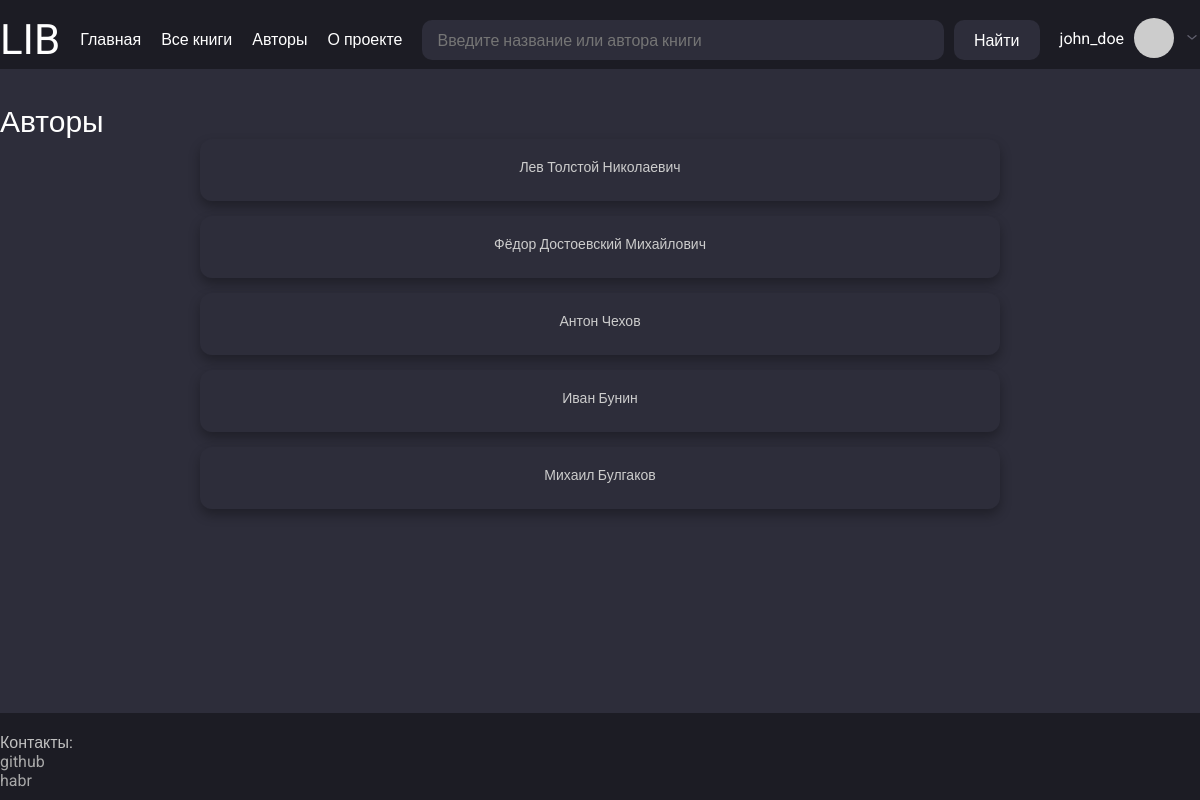
The app's page /authors (signed in) with its own data.
### app/models.py (models this page shows, shortened)
class User(UserMixin, db.Model):
    __tablename__ = "users"
    id = sa.Column(sa.Integer, primary_key=True, autoincrement=True)
    username = sa.Column(sa.String(50), index=True, unique=True, nullable=False)
    email = sa.Column(sa.String(120), index=True, unique=True, nullable=False)
    hashed_password = sa.Column(sa.String(256), nullable=True)
    status = sa.Column(sa.String(25), default="rejected", nullable=True)  # approved, pending
    role = sa.Column(sa.String(15), default="user", nullable=True)  # admin
    reviews = so.relationship("Review", back_populates="user", cascade="all, delete-orphan")
    books = so.relationship("Book", secondary=users_books, back_populates="users")
    def avatar(self, size):
        digest = md5(self.email.lower().encode('utf-8')).hexdigest()
        return f"https://www.gravatar.com/avatar/{digest}?s={size}&d=identicon"

class Author(db.Model):
    __tablename__ = "authors"
    id = sa.Column(sa.Integer, primary_key=True, autoincrement=True)
    name = sa.Column(sa.String(50), nullable=False, index=True)
    surname = sa.Column(sa.String(50), nullable=False, index=True)
    patronymic = sa.Column(sa.String(75), nullable=True)
    books = so.relationship("Book", secondary=authors_books, back_populates="authors")

### app/routes.py (the view)
@app.route("/authors")
def authors_list():
    params = {"title": "Авторы",
              "authors": get_all_authors(),
              "local_css_file": "reviews.css"}
    return render_template("all_authors.html", **params)

### app/models.py (called while the page is built)
@login.user_loader
def load_user(id):
    return db.session.get(User, int(id))

### app/services.py (called while the page is built)
def get_all_authors():
    return db.session.query(Author).all()

### app/templates/all_authors.html (shortened to what this page needs)
{% extends "base.html" %}
{% block content %}
<div class="user-reviews-page">
    <div class="reviews-list">
    {% for author in authors %}
        <div class="review-card">
            <p class="review-book-title"><a href="{{ url_for('author_detail', author_id=author.id) }}">
                {{ author.name }} {{ author.surname }} {% if author.patronymic %} {{ author.patronymic}} {% endif %}
            </a></p>
        </div>
    {% endfor %}
    </div>
    </div>
{% endblock %}

### app/templates/base.html (shortened to what this page needs)
<!DOCTYPE html>
<html lang="ru">
<head>
    <link href="{{ url_for('static', filename='/css/style.css') }}" rel="stylesheet">
    {% if local_css_file %}
        <link href="{{ url_for('static', filename='/css/' ~ local_css_file) }}" rel="stylesheet">
    {% endif %}
</head>
<body>
    <div class="wrapper">
        <header class="header">
            <div class="container header-container">
                <div class="header-logo-container">
                    <p class="header-logo"><a href="{{ url_for('index') }}" class="header-logo-link">LIB</a></p>
                </div>
                <ul class="header-menu">
                    <li><a href="{{ url_for('index') }}" class="header-logo-link">Главная</a></li>
                    <li><a href="{{ url_for('books_list') }}" class="header-logo-link">Все книги</a></li>
                    <li><a href="{{ url_for('authors_list') }}" class="header-logo-link">Авторы</a></li>
                    <li><a href="{{ url_for('about_project') }}" class="header-logo-link">О проекте</a></li>
                </ul>
                <div class="header-search-container">
                        <input type="search" class="header-search" placeholder="Введите название или автора книги" id="ajax-search" name="search" autocomplete="off">
                        <button class="search-button-submit" id="search-button">Найти</button>
                </div>
                <div class="header-user-container">
                    {% if current_user.is_authenticated %}
                        <p class="header-user-nickname">
                            <a href="{{ url_for('user_account', username=current_user.username) }}" class="user-nickname-link">{{ current_user.username }}</a>
                        </p>
                        <img class="header-user-img" src="{{ current_user.avatar(60) }}" alt="Аватар">
                        <button class="arrow-userinfo-button">
                            <img class="header-arrow-down" src="{{ url_for('static', filename='images/arrow-ios-down.svg') }}" alt="Стрелка вниз">
                        </button>
                    {% else %}
                        <p class="header-user-nickname">
                            <a href="{{ url_for('register') }}" class="user-nickname-link">Зарегистрироваться</a>
                            <a href="{{ url_for('login') }}" class="user-nickname-link">Войти</a>
                        </p>
                    {% endif %}
                </div>
            </div>
        </header>
        <main class="main">
            <div class="container">
                <div class="main-container">
                    <h1 class="main-title">{{ title }}</h1>
                    {% block content %}{% endblock %}
                </div>
            </div>
        </main>
        <footer class="footer">
            <div class="container">
                <div class="footer-container">
                    <div class="footer-contact-container">
                        <p class="contact-title">Контакты:</p>
                        <ul class="contact-list">
                            <li><a href="https://github.com/taishakutenn" class="footer-contact-link">github</a></li>
                            <li><a href="https://habr.com/ru/users/taishakuten" class="footer-contact-link">habr</a></li>
                        </ul>
                    </div>
                </div>
            </div>
        </footer>
    </div>
</body>
</html>

### app/static/css/style.css (style rules this page uses)
html, body { margin: 0; padding: 0; height: 100%; font-family: 'Roboto', sans-serif; background-color: #2D2D3A; color: #FFFFFF; }
.wrapper { min-height: 100%; display: flex; flex-direction: column; }
.container { max-width: 1220px; width: 100%; margin: 0 auto; padding-top: 15px; padding-bottom: 5px; }
.header { background-color: #1C1C24; width: 100%; }
.header-container { display: flex; justify-content: space-between; align-items: flex-start; gap: 20px; flex-wrap: wrap; }
.header-logo { font-size: 42px; margin: 0; }
.header-logo-link { text-decoration: none; color: inherit; }
.header-menu { display: flex; gap: 20px; list-style: none; padding: 0; margin-top: 15px; }
.header-search-container { display: flex; gap: 10px; flex-grow: 1; margin-top: 5px; position: relative; }
.header-search { background-color: #2D2D3A; border: none; border-radius: 10px; padding: 10px 15px; color: white; flex-grow: 1; height: 40px; box-sizing: border-box; }
.search-button-submit { background-color: #2D2D3A; border: none; border-radius: 10px; color: white; padding: 0 20px; height: 40px; cursor: pointer; box-sizing: border-box; }
.header-user-container { position: relative; display: flex; align-items: center; gap: 10px; margin-top: 3px; }
.header-user-nickname { margin: 0; }
.user-nickname-link { text-decoration: none; color: inherit; }
.header-user-img { width: 40px; height: 40px; border-radius: 50%; }
.arrow-userinfo-button { background: none; border: none; cursor: pointer; }
.header-arrow-down { width: 16px; height: 16px; }
.main { flex-grow: 1; padding: 20px 0; }
.main-container { display: flex; flex-direction: column; }
.main-title { font-size: 30px; }
.footer { background-color: #1C1C24; width: 100%; padding: 5px 0; }
.footer-container { display: flex; justify-content: space-between; }
.footer-contact-container { display: flex; flex-direction: column; }
.contact-title { color: #C0C0C0; }
.contact-list { margin-top: a; }
.footer-contact-link { color: #A9A9A9; text-decoration: none; }

### app/static/css/reviews.css (style rules this page uses)
.reviews-list { display: flex; flex-direction: column; gap: 15px; max-width: 800px; margin: 0 auto; }
.review-card, .review-detail-card { background-color: #2D2D3A; border-radius: 12px; padding: 20px; box-shadow: 0 6px 12px rgba(0, 0, 0, 0.3); transition: transform 0.2s ease; }
.review-author, .review-book-title, .review-author a { font-size: 14px; font-weight: 300; color: #CCCCCC; text-align: center; margin-bottom: 6px; }
.review-book-title a { text-decoration: none; color: inherit; }

### records on screen
User: username "john_doe"
Author: name "Лев", surname "Толстой", patronymic "Николаевич"
Author: name "Фёдор", surname "Достоевский", patronymic "Михайлович"
Author: name "Антон", surname "Чехов"
Author: name "Иван", surname "Бунин"
Author: name "Михаил", surname "Булгаков"

### other values on screen
{{ title }} "Авторы"
